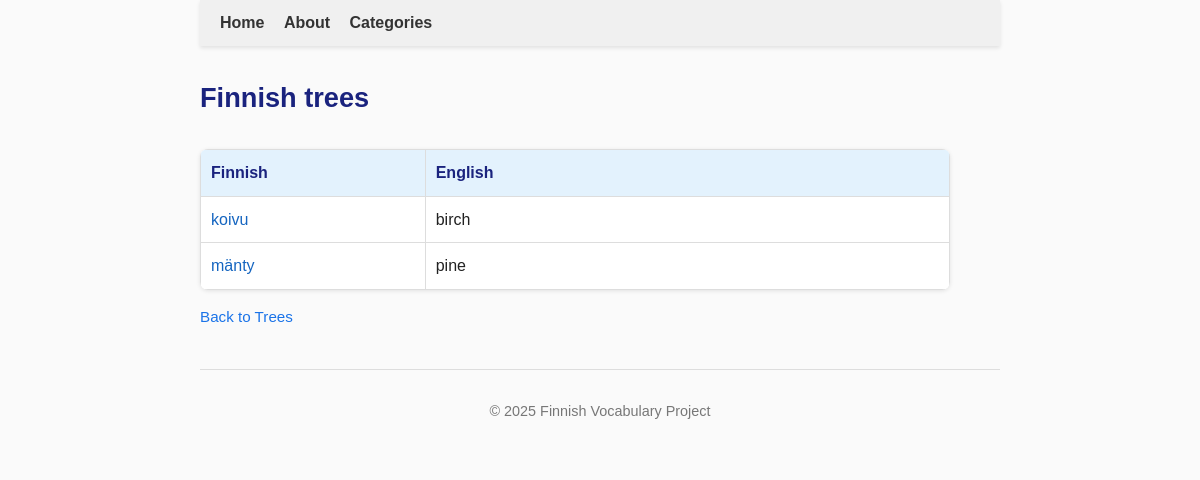
Page /categories/Finnish trees (signed in) on the committed database.
### tables this page shows
CREATE TABLE categories (
    id INTEGER PRIMARY KEY,
    name TEXT NOT NULL UNIQUE,
    parent_id INTEGER REFERENCES categories(id)
, description TEXT);

CREATE TABLE words (
        id INTEGER PRIMARY KEY,
        word TEXT UNIQUE NOT NULL,
        pos_id INTEGER REFERENCES parts_of_speech(id)
    , created_at TEXT, updated_at TEXT, language_code TEXT DEFAULT 'fi');

CREATE TABLE translations (
        id INTEGER PRIMARY KEY,
        meaning_id INTEGER NOT NULL REFERENCES meanings(id),
        translation_text TEXT NOT NULL,
        translation_number INTEGER
    , language TEXT DEFAULT 'en');

### app.py (the view)
@app.route('/categories/<category_name>')
def show_category(category_name):
    conn = sqlite3.connect("finnish.db")
    conn.row_factory = sqlite3.Row
    cur = conn.cursor()
    cur.execute("SELECT id, name, parent_id FROM categories ORDER BY name")
    all_rows = cur.fetchall()
    categories_dict = {}
    for row in all_rows:
        parent = row['parent_id']
        categories_dict.setdefault(parent, []).append(row)
    cur.execute("SELECT id, name, parent_id FROM categories WHERE name = ?", (category_name,))
    category = cur.fetchone()
    if not category:
        return f"Category '{category_name}' not found."
    category_id = category["id"]
    subcategories = categories_dict.get(category_id, [])
    cur.execute("""
        SELECT w.id, w.word
        FROM words w
        JOIN word_categories wc ON w.id = wc.word_id
        WHERE wc.category_id = ?
        ORDER BY w.word
    """, (category_id,))
    words = cur.fetchall()
    words_with_translations = []
    for w in words:
        cur.execute("""
            SELECT t.translation_text
            FROM meanings m
            JOIN translations t ON m.id = t.meaning_id
            WHERE m.word_id = ?
            ORDER BY m.meaning_number, t.translation_number
            LIMIT 3
        """, (w['id'],))
        translations = [row["translation_text"] for row in cur.fetchall()]
        words_with_translations.append({
            "word": w["word"],
            "translations": translations
        })
    parent = None
    if category["parent_id"]:
        parent_rows = categories_dict.get(category["parent_id"], [])
        for r in all_rows:
            if r["id"] == category["parent_id"]:
                parent = r
                break
    conn.close()
    return render_template(
        "category.html",
        category=category,
        subcategories=subcategories,
        words=words_with_translations,
        parent=parent,
        categories=categories_dict
    )

### templates/category.html (shortened to what this page needs)
{% extends "base.html" %}
{% block content %}
<h2>{{ category['name'] }}</h2>
{% if words %}
    <div class="words-section">
        <table class="category-table">
            <thead>
                <tr>
                    <th>Finnish</th>
                    <th>English</th>
                </tr>
            </thead>
            <tbody>
                {% for w in words %}
                    <tr>
                        <td>
                            <a href="{{ url_for('show_word', word_name=w['word']) }}" target="_blank">{{ w['word'] }} </a>
                        </td>
                        <td>
                            {{ ", ".join(w['translations']) }}
                        </td>
                    </tr>
                {% endfor %}
            </tbody>
        </table>
    </div>
{% else %}
    <p>No words in this category yet.</p>
{% endif %}
{% if parent %}
    <p class="breadcrumb">
        <a href="{{ url_for('show_category', category_name=parent['name']) }}">Back to {{ parent['name'] }}</a>
    </p>
{% else %}
    <p class="breadcrumb">
        <a href="{{ url_for('categories') }}">Back to all categories</a>
    </p>
{% endif %}
{% endblock %}

### static/style.css (style rules this page uses)
body { font-family: Arial, sans-serif; max-width: 800px; margin: 0 auto; line-height: 1.6; color: #222; background-color: #fafafa; padding: 0 20px 40px 20px; }
h2 { font-size: 1.7em; color: #1a237e; margin-bottom: 0.2em; }
.breadcrumb { margin-bottom: 1em; font-size: 0.95em; color: #555; }
.breadcrumb a { color: #1a73e8; text-decoration: none; }
.category-table { width: 100%; max-width: 750px; border-collapse: collapse; margin-top: 1em; background-color: #ffffff; border-radius: 8px; overflow: hidden; box-shadow: 0 1px 4px rgba(0,0,0,0.1); }
.category-table th, .category-table td { padding: 10px 15px; text-align: left; border-bottom: 1px solid #ddd; }
.category-table th { background-color: #e3f2fd; color: #1a237e; font-weight: 600; }
.category-table a { color: #1565c0; text-decoration: none; font-weight: 500; }
.category-table th:first-child, .category-table td:first-child { width: 30%; white-space: nowrap; }
.category-table th:last-child, .category-table td:last-child { width: 70%; }
.words-section { margin-top: 30px; }
.category-table { width: 100%; border-collapse: collapse; }
.category-table th, .category-table td { padding: 10px; text-align: left; border: 1px solid #ddd; }

### rows in the picture
categories: name "Finnish trees"
words: word "koivu"
translations: translation_text "birch"
words: word "mänty"
translations: translation_text "pine"
categories: name "Trees"
